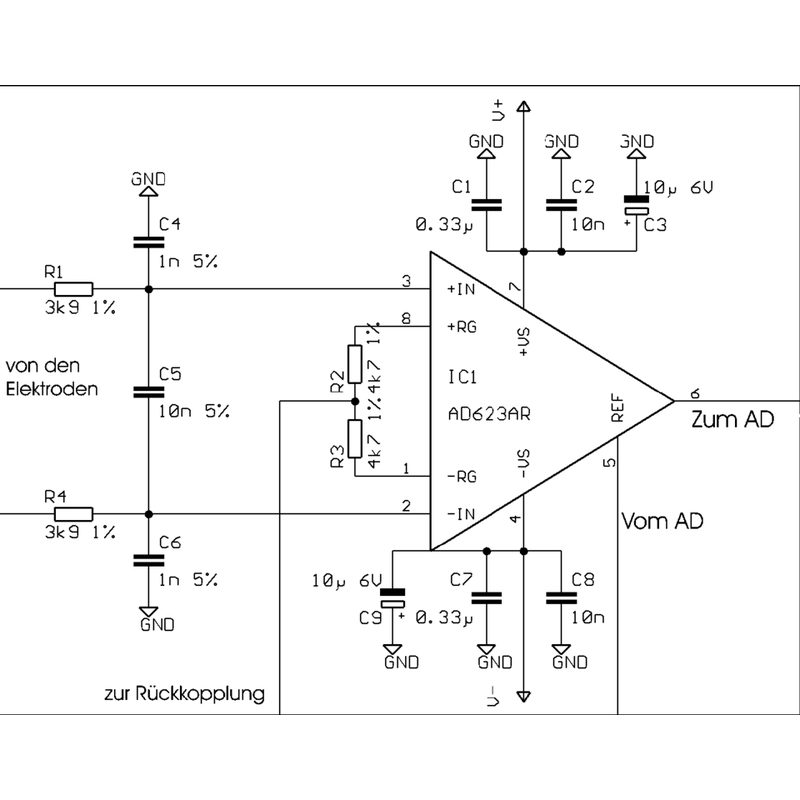
#> input picture assets/processed_images/a12.jpg, 800 x 800 px
$ python -i process_images.py   (imports and definitions only)
#> lines starting #> are read from the running program, lines starting #| are printed output that depends on the picture; after the words box and inside, x2 and y2 are one past the last pixel; in counts of white or black regions, pixels touching at a corner belong together
#> further down, picture is the input picture: PIL image 800x800 RGB; min 0, max 255, mean 246.9
#!/usr/bin/env python3
"""Normalize raw component photos into consistent app-ready images.

Reads every image in assets/raw_images/, and for each one:
  - trims away a uniform border (most product shots sit on a plain背景)
  - flattens transparency onto white
  - letterboxes onto a square white canvas so nothing is cropped away
  - resizes to a fixed edge length and saves optimized JPEG

Result goes to assets/processed_images/<id>.jpg — same base name as the raw
file, so the app can map item id -> image by name alone.

Usage:
    python3 scripts/process_images.py [--size 800] [--quality 82] [--force]
"""
import argparse
import sys
from pathlib import Path

from PIL import Image, ImageChops

ROOT = Path(__file__).resolve().parent.parent
RAW = ROOT / "assets" / "raw_images"
OUT = ROOT / "assets" / "processed_images"
EXTS = {".jpg", ".jpeg", ".png", ".webp", ".gif", ".bmp"}

# A border is only trimmed if it is this uniform; guards against cropping
# into photos that genuinely fill the frame.
TRIM_TOLERANCE = 12
# Never trim away more than this fraction of either dimension.
MAX_TRIM_RATIO = 0.45


# [7 lines left out: function flatten_to_white, not called in this run]


def trim_uniform_border(im):
    """Crop a uniform surrounding border, if there is one worth cropping."""
    # Reference color taken from the corners, which are background in a
    # typical product shot.
    w, h = im.size
#> w = 800; h = 800
    corners = [im.getpixel((0, 0)), im.getpixel((w - 1, 0)),
               im.getpixel((0, h - 1)), im.getpixel((w - 1, h - 1))]
#> corners = [(255, 255, 255), (255, 255, 255), (255, 255, 255), (255, 255, 255)]
    ref = tuple(sum(c[i] for c in corners) // 4 for i in range(3))
#> ref = (255, 255, 255)

    bg = Image.new("RGB", im.size, ref)
#> bg: PIL image 800x800 RGB; every value is 255
    diff = ImageChops.difference(im, bg).convert("L")
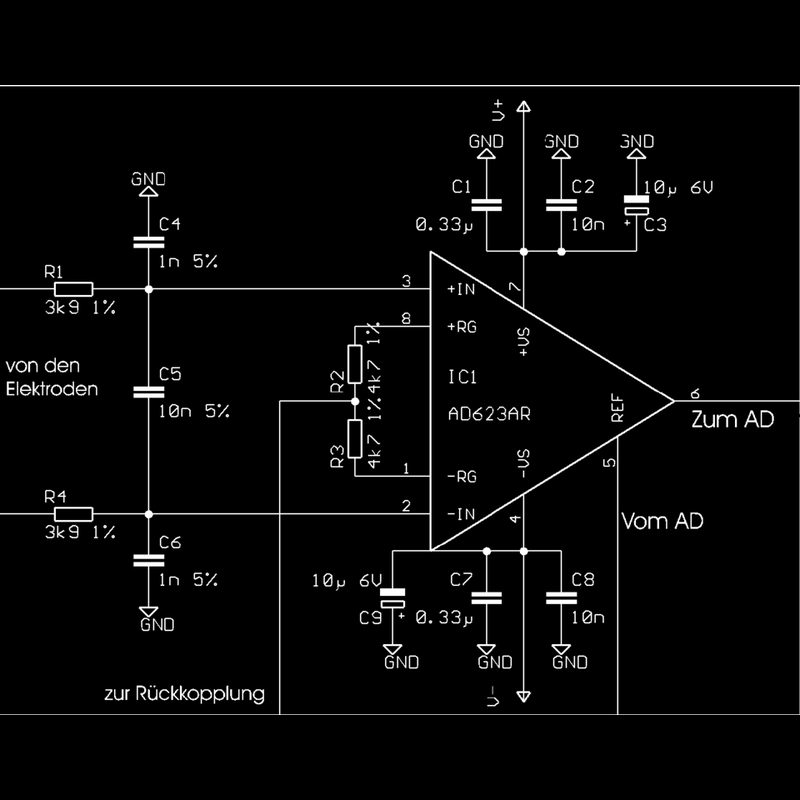
#> diff: PIL image 800x800 L; min 0, max 255, mean 8.1
    # Anything within tolerance of the reference counts as background.
    mask = diff.point(lambda p: 255 if p > TRIM_TOLERANCE else 0)
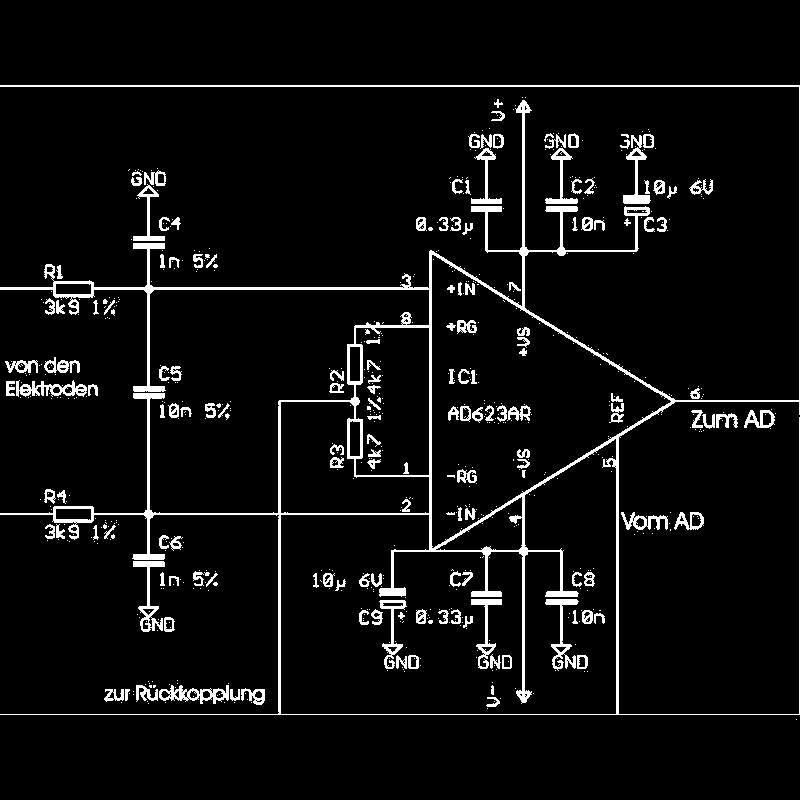
#> mask: PIL image 800x800 L; 5.7% white; 697 white regions (539 under 20 px), largest, box (x1, y1, x2, y2) and area: (0, 85, 800, 715) 18069, (133, 561, 165, 632) 622, (545, 599, 579, 671) 620
    box = mask.getbbox()
#> box = (0, 85, 800, 720)
    if not box:
        return im

    left, upper, right, lower = box
#> left = 0; upper = 85; right = 800; lower = 720
    if (left > w * MAX_TRIM_RATIO or upper > h * MAX_TRIM_RATIO
            or right < w * (1 - MAX_TRIM_RATIO)
            or lower < h * (1 - MAX_TRIM_RATIO)):
        return im  # suspiciously aggressive crop, leave the image alone

    pad = max(2, int(min(w, h) * 0.02))
#> pad = 16
    return im.crop((max(0, left - pad), max(0, upper - pad),
                    min(w, right + pad), min(h, lower + pad)))
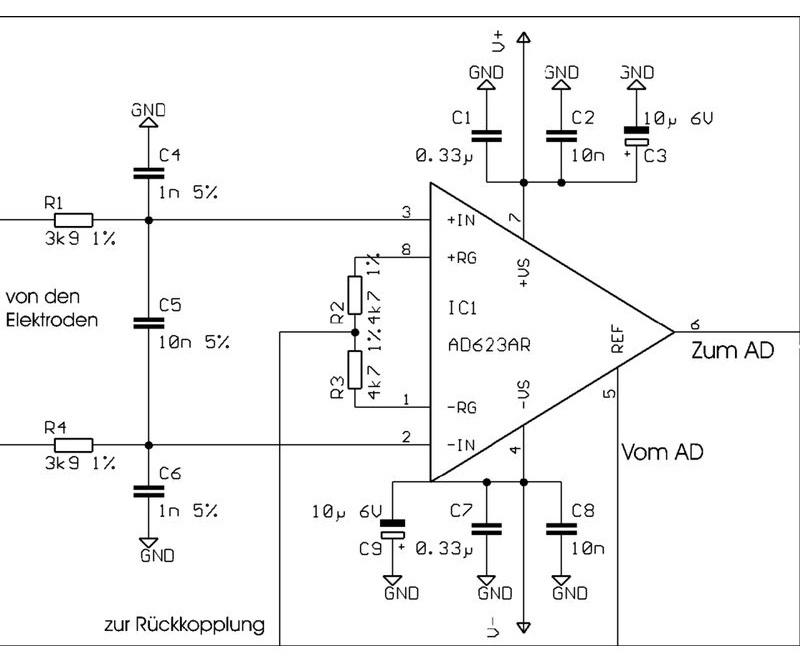
#> returned value: PIL image 800x667 RGB; min 0, max 255, mean 245.3


# [51 lines left out: functions square_on_white, process, main, not called in this run]


# [2 lines not run here, left out]

>>> from PIL import Image
>>> picture = Image.open('../assets/processed_images/a12.jpg')
>>> result = trim_uniform_border(picture)
